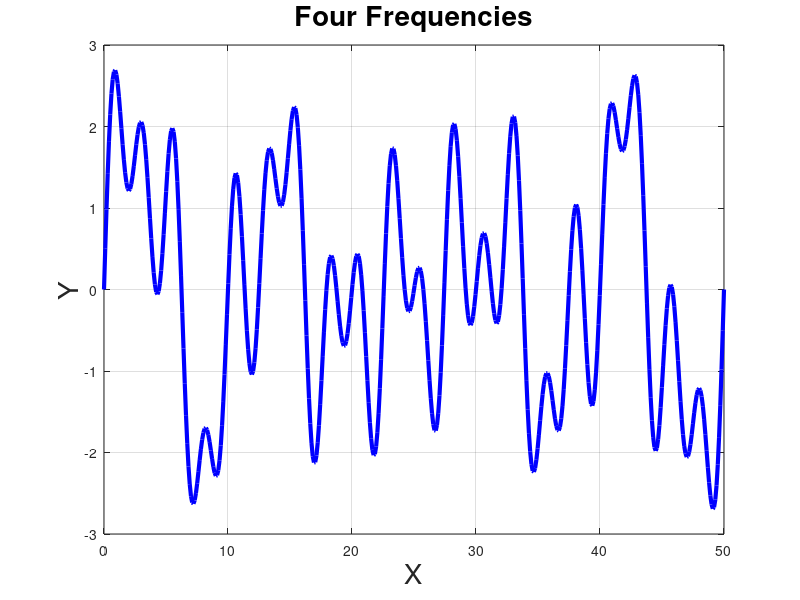

MATLAB code to generate this figure:
clc; %clear the command window
close all; %clear all windows except those of imtods
clear ;
workspace;  % Make sure the workspace panel is showing.
format long g;
format compact;
fontSize = 20;
% Let's print out the periods so we know what to expect.
% The period is just 1 over the frequency.


%We define thr specifications of the filter
fs=22e3;

%normalized frequencies in rad

Wp=(2*4e3/fs);
Ws=2*(4.5e3/fs);
Ap=0.8;
As=50;

%to design the fir low pass filter

%normalized cuff off frequency in rad
Wn=2*(4e3/fs);
order=((As*22e3)/(22*0.5e3))-1;

%to design 
h=fir1(order,Wn,'low');
% Let's print out the periods so we know what to expect.
% The period is just 1 over the frequency.
periods = 1 ./ [.08, .1, .22, .4];
% Let's have the max value of x be large enough to contain 4 cycles of the lowest frequency.
xMax = 4*periods(1);
% Let's have, say, 500 samples over that range [0, xMax].
x = linspace(0, xMax, 500);
% Now we have x, so compute y using the formula.
y = sin(2*pi*0.08*x) + sin(2*pi*0.1*x) + sin(2*pi*0.22*x) + sin(2*pi*0.4*x);
% Now we're done and we can plot y.
plot(x, y, 'b-', 'LineWidth', 3);
% Fancy up the plot.
grid on;
title('Four Frequencies', 'FontSize', fontSize);
xlabel('X', 'FontSize', fontSize);
ylabel('Y', 'FontSize', fontSize);